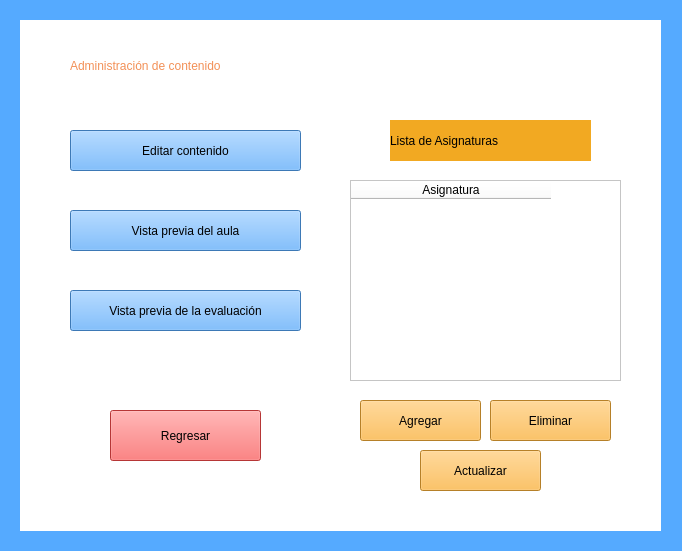
<?xml version="1.0" encoding="UTF-8"?>
<ui version="4.0">
 <class>menuCursos</class>
 <widget class="QMainWindow" name="menuCursos">
  <property name="geometry">
   <rect>
    <x>0</x>
    <y>0</y>
    <width>682</width>
    <height>551</height>
   </rect>
  </property>
  <property name="windowTitle">
   <string>MainWindow</string>
  </property>
  <property name="styleSheet">
   <string notr="true">background-color: rgb(85, 170, 255);</string>
  </property>
  <widget class="QWidget" name="centralwidget">
   <widget class="QPushButton" name="agregarAsignatura">
    <property name="geometry">
     <rect>
      <x>360</x>
      <y>400</y>
      <width>121</width>
      <height>41</height>
     </rect>
    </property>
    <property name="styleSheet">
     <string notr="true">font: 700 12pt &quot;Segoe UI&quot;;
background-color: rgb(255, 179, 56);</string>
    </property>
    <property name="text">
     <string>Agregar</string>
    </property>
   </widget>
   <widget class="QLabel" name="label">
    <property name="geometry">
     <rect>
      <x>20</x>
      <y>20</y>
      <width>641</width>
      <height>511</height>
     </rect>
    </property>
    <property name="styleSheet">
     <string notr="true">background-color: rgb(255, 255, 255);</string>
    </property>
    <property name="text">
     <string/>
    </property>
   </widget>
   <widget class="QLabel" name="label_2">
    <property name="geometry">
     <rect>
      <x>70</x>
      <y>40</y>
      <width>571</width>
      <height>51</height>
     </rect>
    </property>
    <property name="styleSheet">
     <string notr="true">font: 700 30pt &quot;Segoe UI&quot;;
background-color: rgb(255, 255, 255);
color: rgb(242, 144, 87);</string>
    </property>
    <property name="text">
     <string>Administración de contenido</string>
    </property>
   </widget>
   <widget class="QPushButton" name="botonEditar">
    <property name="geometry">
     <rect>
      <x>70</x>
      <y>130</y>
      <width>231</width>
      <height>41</height>
     </rect>
    </property>
    <property name="styleSheet">
     <string notr="true">font: 700 12pt &quot;Segoe UI&quot;;
</string>
    </property>
    <property name="text">
     <string>Editar contenido</string>
    </property>
   </widget>
   <widget class="QLabel" name="label_3">
    <property name="geometry">
     <rect>
      <x>390</x>
      <y>120</y>
      <width>201</width>
      <height>41</height>
     </rect>
    </property>
    <property name="styleSheet">
     <string notr="true">background-color: rgb(242, 169, 34);
font: 700 16pt &quot;Segoe UI&quot;;
</string>
    </property>
    <property name="text">
     <string>Lista de Asignaturas</string>
    </property>
   </widget>
   <widget class="QPushButton" name="botonVer">
    <property name="geometry">
     <rect>
      <x>70</x>
      <y>210</y>
      <width>231</width>
      <height>41</height>
     </rect>
    </property>
    <property name="styleSheet">
     <string notr="true">font: 700 12pt &quot;Segoe UI&quot;;</string>
    </property>
    <property name="text">
     <string>Vista previa del aula</string>
    </property>
   </widget>
   <widget class="QPushButton" name="botonRegresarMenu">
    <property name="geometry">
     <rect>
      <x>110</x>
      <y>410</y>
      <width>151</width>
      <height>51</height>
     </rect>
    </property>
    <property name="styleSheet">
     <string notr="true">font: 700 12pt &quot;Segoe UI&quot;;
background-color: rgb(255, 76, 76);</string>
    </property>
    <property name="text">
     <string>Regresar</string>
    </property>
   </widget>
   <widget class="QPushButton" name="botonExamenRecopilado">
    <property name="geometry">
     <rect>
      <x>70</x>
      <y>290</y>
      <width>231</width>
      <height>41</height>
     </rect>
    </property>
    <property name="styleSheet">
     <string notr="true">font: 700 12pt &quot;Segoe UI&quot;;</string>
    </property>
    <property name="text">
     <string>Vista previa de la evaluación</string>
    </property>
   </widget>
   <widget class="QTableWidget" name="tablaAsignaturas">
    <property name="geometry">
     <rect>
      <x>350</x>
      <y>180</y>
      <width>271</width>
      <height>201</height>
     </rect>
    </property>
    <property name="minimumSize">
     <size>
      <width>271</width>
      <height>0</height>
     </size>
    </property>
    <property name="styleSheet">
     <string notr="true">background-color: rgb(255, 255, 255);</string>
    </property>
    <property name="gridStyle">
     <enum>Qt::SolidLine</enum>
    </property>
    <attribute name="horizontalHeaderCascadingSectionResizes">
     <bool>true</bool>
    </attribute>
    <attribute name="horizontalHeaderDefaultSectionSize">
     <number>200</number>
    </attribute>
    <column>
     <property name="text">
      <string>Asignatura</string>
     </property>
    </column>
   </widget>
   <widget class="QPushButton" name="actualizarAsignatura">
    <property name="geometry">
     <rect>
      <x>420</x>
      <y>450</y>
      <width>121</width>
      <height>41</height>
     </rect>
    </property>
    <property name="styleSheet">
     <string notr="true">font: 700 12pt &quot;Segoe UI&quot;;
background-color: rgb(255, 179, 56);</string>
    </property>
    <property name="text">
     <string>Actualizar</string>
    </property>
   </widget>
   <widget class="QPushButton" name="eliminarAsignatura">
    <property name="geometry">
     <rect>
      <x>490</x>
      <y>400</y>
      <width>121</width>
      <height>41</height>
     </rect>
    </property>
    <property name="styleSheet">
     <string notr="true">font: 700 12pt &quot;Segoe UI&quot;;
background-color: rgb(255, 179, 56);</string>
    </property>
    <property name="text">
     <string>Eliminar</string>
    </property>
   </widget>
   <zorder>label</zorder>
   <zorder>agregarAsignatura</zorder>
   <zorder>label_2</zorder>
   <zorder>botonEditar</zorder>
   <zorder>label_3</zorder>
   <zorder>botonVer</zorder>
   <zorder>botonRegresarMenu</zorder>
   <zorder>botonExamenRecopilado</zorder>
   <zorder>tablaAsignaturas</zorder>
   <zorder>actualizarAsignatura</zorder>
   <zorder>eliminarAsignatura</zorder>
  </widget>
 </widget>
 <resources/>
 <connections/>
</ui>
